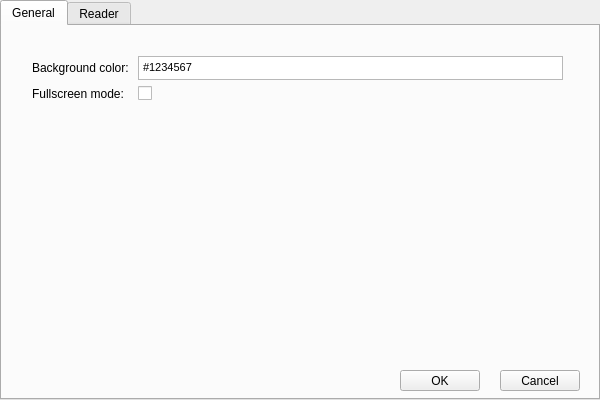
<?xml version="1.0" encoding="UTF-8"?>
<ui version="4.0">
 <class>SettingsWindow</class>
 <widget class="QWidget" name="SettingsWindow">
  <property name="geometry">
   <rect>
    <x>0</x>
    <y>0</y>
    <width>600</width>
    <height>400</height>
   </rect>
  </property>
  <property name="windowTitle">
   <string>Form</string>
  </property>
  <widget class="QTabWidget" name="tabWidget">
   <property name="geometry">
    <rect>
     <x>0</x>
     <y>0</y>
     <width>600</width>
     <height>400</height>
    </rect>
   </property>
   <property name="layoutDirection">
    <enum>Qt::LeftToRight</enum>
   </property>
   <property name="tabPosition">
    <enum>QTabWidget::North</enum>
   </property>
   <property name="tabShape">
    <enum>QTabWidget::Rounded</enum>
   </property>
   <property name="currentIndex">
    <number>0</number>
   </property>
   <widget class="QWidget" name="General">
    <attribute name="title">
     <string>General</string>
    </attribute>
    <widget class="QWidget" name="formLayoutWidget">
     <property name="geometry">
      <rect>
       <x>30</x>
       <y>30</y>
       <width>531</width>
       <height>311</height>
      </rect>
     </property>
     <layout class="QFormLayout" name="formLayout">
      <item row="0" column="0">
       <widget class="QLabel" name="label">
        <property name="text">
         <string>Background color: </string>
        </property>
       </widget>
      </item>
      <item row="0" column="1">
       <widget class="QPlainTextEdit" name="backgroundColor">
        <property name="sizePolicy">
         <sizepolicy hsizetype="Minimum" vsizetype="Minimum">
          <horstretch>0</horstretch>
          <verstretch>0</verstretch>
         </sizepolicy>
        </property>
        <property name="maximumSize">
         <size>
          <width>16777215</width>
          <height>24</height>
         </size>
        </property>
        <property name="font">
         <font>
          <pointsize>8</pointsize>
         </font>
        </property>
        <property name="acceptDrops">
         <bool>false</bool>
        </property>
        <property name="toolTipDuration">
         <number>-2</number>
        </property>
        <property name="verticalScrollBarPolicy">
         <enum>Qt::ScrollBarAlwaysOff</enum>
        </property>
        <property name="horizontalScrollBarPolicy">
         <enum>Qt::ScrollBarAlwaysOff</enum>
        </property>
        <property name="plainText">
         <string>#1234567</string>
        </property>
        <property name="placeholderText">
         <string>Format: #AARRGGBB in hex</string>
        </property>
       </widget>
      </item>
      <item row="1" column="0">
       <widget class="QLabel" name="label_2">
        <property name="text">
         <string>Fullscreen mode: </string>
        </property>
       </widget>
      </item>
      <item row="1" column="1">
       <widget class="QCheckBox" name="fullscreenCheckbox">
        <property name="text">
         <string/>
        </property>
       </widget>
      </item>
     </layout>
    </widget>
   </widget>
   <widget class="QWidget" name="Reader">
    <property name="layoutDirection">
     <enum>Qt::LeftToRight</enum>
    </property>
    <attribute name="title">
     <string>Reader</string>
    </attribute>
    <widget class="QWidget" name="formLayoutWidget_2">
     <property name="geometry">
      <rect>
       <x>30</x>
       <y>30</y>
       <width>531</width>
       <height>311</height>
      </rect>
     </property>
     <layout class="QFormLayout" name="formLayout_3">
      <item row="0" column="0">
       <widget class="QLabel" name="label_6">
        <property name="text">
         <string>Reset zoom on page change: </string>
        </property>
       </widget>
      </item>
      <item row="0" column="1">
       <widget class="QCheckBox" name="zoomResetCheckbox">
        <property name="text">
         <string/>
        </property>
       </widget>
      </item>
      <item row="1" column="0">
       <widget class="QLabel" name="label_5">
        <property name="text">
         <string>Reset scroll on page change: </string>
        </property>
       </widget>
      </item>
      <item row="1" column="1">
       <widget class="QCheckBox" name="scrollResetCheckbox">
        <property name="text">
         <string/>
        </property>
       </widget>
      </item>
     </layout>
    </widget>
   </widget>
  </widget>
  <widget class="QPushButton" name="cancelButton">
   <property name="geometry">
    <rect>
     <x>500</x>
     <y>370</y>
     <width>80</width>
     <height>21</height>
    </rect>
   </property>
   <property name="text">
    <string>Cancel</string>
   </property>
  </widget>
  <widget class="QPushButton" name="okButton">
   <property name="geometry">
    <rect>
     <x>400</x>
     <y>370</y>
     <width>80</width>
     <height>21</height>
    </rect>
   </property>
   <property name="text">
    <string>OK</string>
   </property>
  </widget>
 </widget>
 <resources/>
 <connections/>
</ui>
